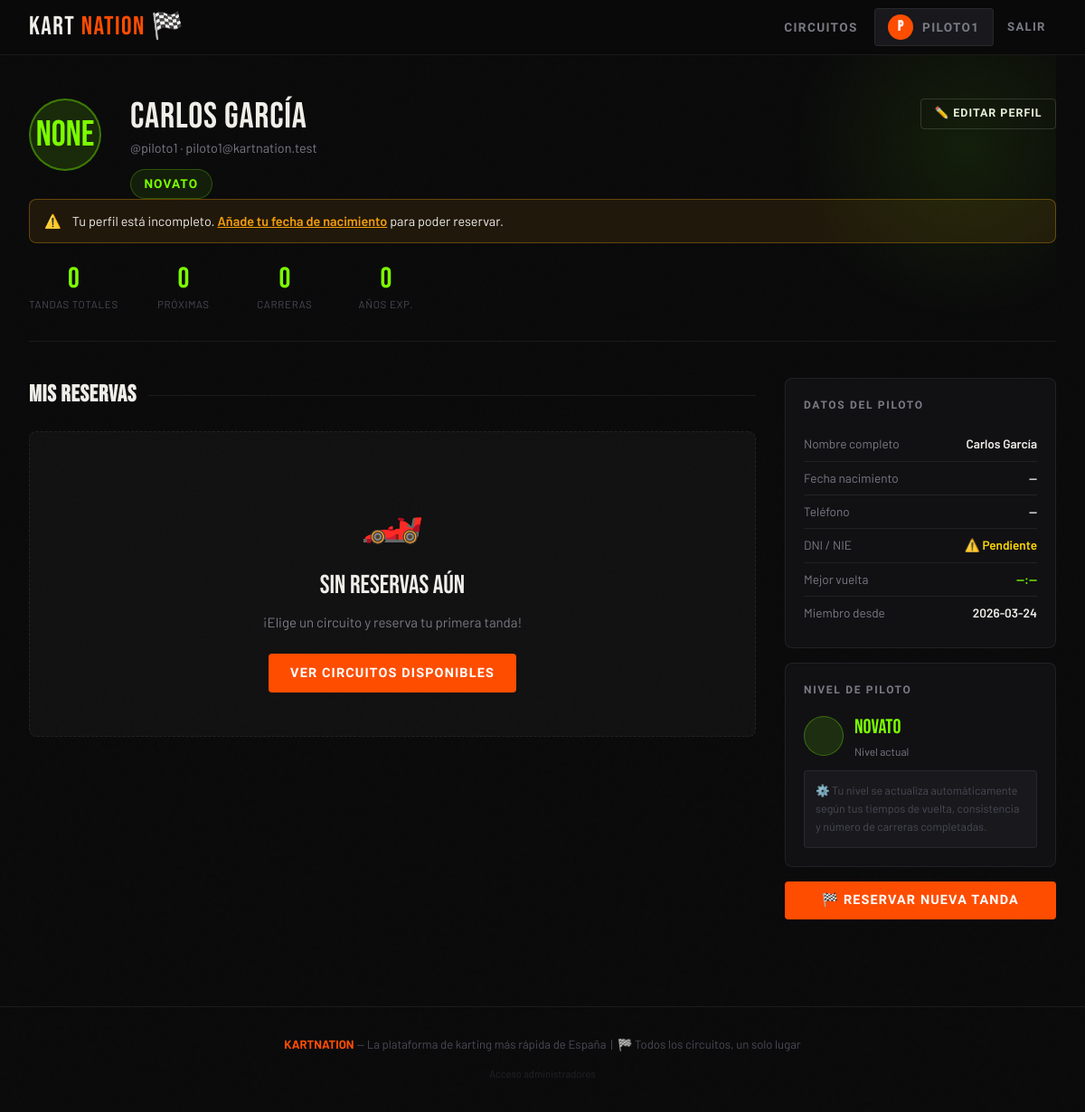
The page /profile (signed in) on the database as committed earlier.
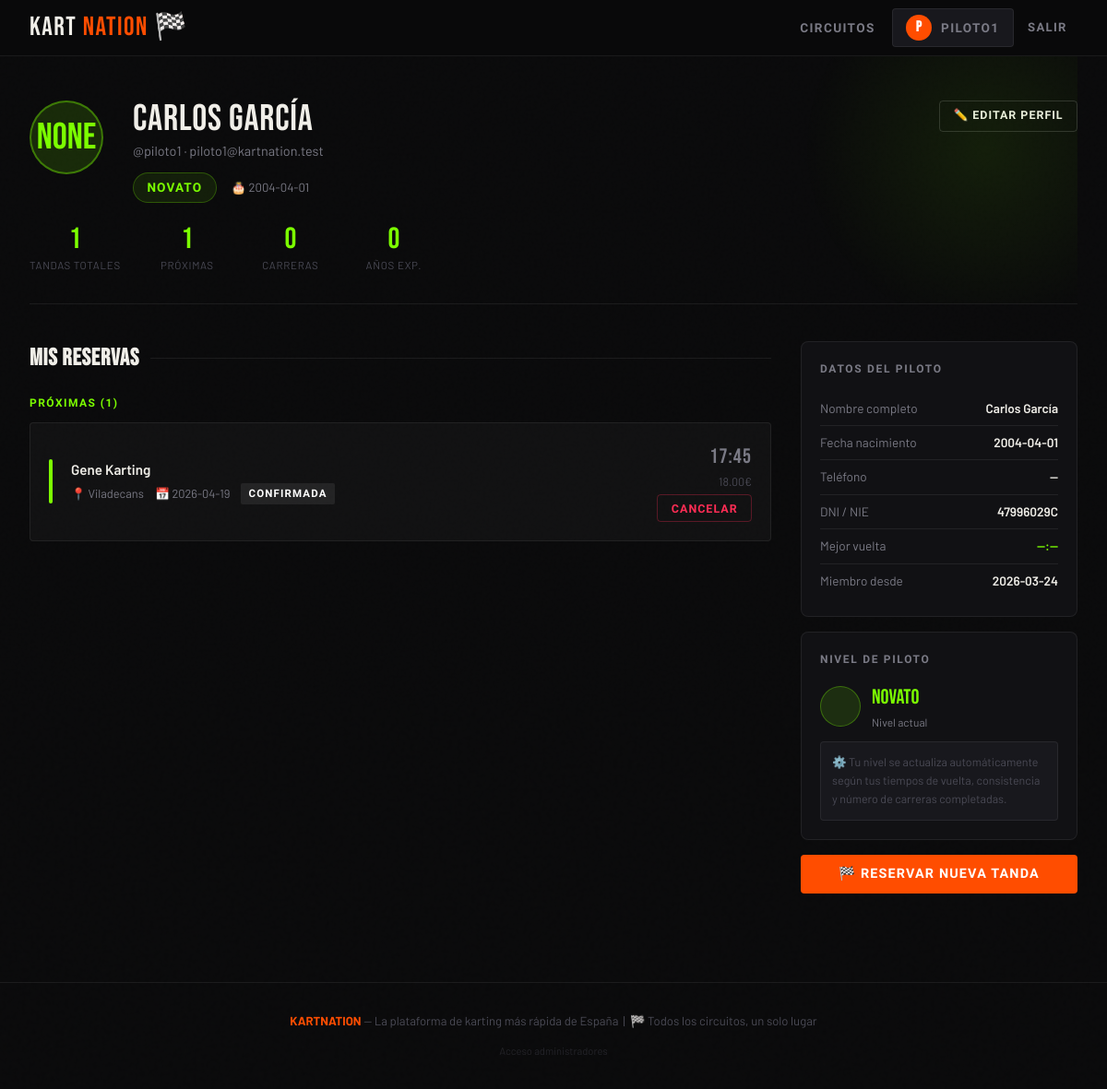
The same page on the database as committed later.
### tables this page shows
CREATE TABLE users (
        id INTEGER PRIMARY KEY AUTOINCREMENT,
        username TEXT UNIQUE NOT NULL,
        email TEXT UNIQUE NOT NULL,
        password_hash TEXT NOT NULL,
        full_name TEXT NOT NULL,
        apellido TEXT DEFAULT '',
        fecha_nacimiento TEXT DEFAULT '',
        teléfono TEXT DEFAULT '',
        dni TEXT DEFAULT '',
        age INTEGER,
        experience_years INTEGER DEFAULT 0,
        karting_level TEXT DEFAULT 'Novato',
        races_completed INTEGER DEFAULT 0,
        best_lap_time TEXT DEFAULT '--:--',
        bio TEXT DEFAULT '',
        avatar_initial TEXT,
        is_admin INTEGER DEFAULT 0,
        created_at TIMESTAMP DEFAULT CURRENT_TIMESTAMP
    , website TEXT, address TEXT, google_id TEXT);

CREATE TABLE bookings (
        id INTEGER PRIMARY KEY AUTOINCREMENT,
        user_id INTEGER NOT NULL,
        circuit_id INTEGER NOT NULL,
        kart_type_id INTEGER,
        booking_date TEXT NOT NULL,
        time_slot TEXT NOT NULL,
        status TEXT DEFAULT 'confirmed',
        created_at TIMESTAMP DEFAULT CURRENT_TIMESTAMP,
        FOREIGN KEY (user_id) REFERENCES users(id),
        FOREIGN KEY (circuit_id) REFERENCES circuits(id),
        FOREIGN KEY (kart_type_id) REFERENCES kart_types(id),
        UNIQUE(user_id, circuit_id, booking_date, time_slot)
    );

CREATE TABLE circuits (
        id INTEGER PRIMARY KEY AUTOINCREMENT,
        name TEXT NOT NULL,
        location TEXT NOT NULL,
        lat REAL DEFAULT 0.0,
        lng REAL DEFAULT 0.0,
        address TEXT DEFAULT '',
        description TEXT,
        long_description TEXT,
        length_m INTEGER,
        max_speed_kmh INTEGER,
        track_type TEXT,
        difficulty TEXT,
        max_per_session INTEGER DEFAULT 12,
        price_per_session REAL DEFAULT 25.0,
        color TEXT DEFAULT '#FF4D00',
        emoji TEXT DEFAULT '🏁',
        website TEXT DEFAULT ''
    , is_admin INTEGER DEFAULT 0, kart_mix_policy TEXT DEFAULT 'all');

### app.py (the view)
@app.route('/profile')
@login_required
def profile():
    conn = get_db()
    user = conn.execute('SELECT * FROM users WHERE id=?',(session['user_id'],)).fetchone()
    bookings = conn.execute('''SELECT b.*, c.name as circuit_name, c.location, c.color, c.emoji, c.price_per_session,
        kt.name as kart_name
        FROM bookings b JOIN circuits c ON b.circuit_id=c.id
        LEFT JOIN kart_types kt ON b.kart_type_id=kt.id
        WHERE b.user_id=? ORDER BY b.booking_date DESC, b.time_slot DESC''',(session['user_id'],)).fetchall()
    conn.close()
    level_info = get_karting_level_info(user['karting_level'])
    today = date.today().isoformat()
    return render_template('profile.html', user=user, bookings=bookings, level_info=level_info, today=today)

### app.py (called while the page is built)
def get_db():
    conn = sqlite3.connect(DB_PATH)
    conn.row_factory = sqlite3.Row
    return conn

def login_required(f):
    @wraps(f)
    def d(*a,**kw):
        if 'user_id' not in session:
            flash('Debes iniciar sesión para continuar.','warning')
            return redirect(url_for('login'))
        return f(*a,**kw)
    return d

def get_karting_level_info(level):
    levels = {
        'Novato':     {'color':'#7CFF00','order':1,'icon':'🟢'},
        'Intermedio': {'color':'#FFD700','order':2,'icon':'🟡'},
        'Avanzado':   {'color':'#FF8C00','order':3,'icon':'🟠'},
        'Experto':    {'color':'#FF2D55','order':4,'icon':'🔴'},
    }
    return levels.get(level, levels['Novato'])

### templates/profile.html (shortened to what this page needs)
{% extends 'base.html' %}
{% block content %}
<div class="container">
    <section class="profile-header">
        <div class="profile-main">
            <div class="profile-avatar">{{ user.avatar_initial }}</div>
            <div style="flex:1;">
                <div class="profile-name">{{ user.full_name }} {{ user.apellido or '' }}</div>
                <div class="profile-username">@{{ user.username }} · {{ user.email }}</div>
                <div style="display:flex;align-items:center;gap:1rem;flex-wrap:wrap;margin-top:0.5rem;">
                    <div class="profile-level-pill">
                        {{ user.karting_level }}
                    </div>
                    {% if user.fecha_nacimiento %}
                    <span style="font-size:0.82rem;color:var(--text-muted);">🎂 {{ user.fecha_nacimiento }}</span>
                    {% endif %}
                </div>
            </div>
            <a href="{{ url_for('profile_edit') }}" class="btn btn-secondary btn-sm" style="align-self:flex-start;white-space:nowrap;">
                ✏️ Editar perfil
            </a>
        </div>
        {% if not user.fecha_nacimiento %}
        <div style="background:#f59e0b18;border:1px solid #f59e0b55;border-radius:8px;padding:0.75rem 1rem;margin-bottom:1.5rem;display:flex;align-items:center;gap:0.75rem;">
            <span>⚠️</span>
            <span style="font-size:0.9rem;">Tu perfil está incompleto. <a href="{{ url_for('profile_edit') }}" style="color:#f59e0b;font-weight:600;">Añade tu fecha de nacimiento</a> para poder reservar.</span>
        </div>
        {% endif %}
        <div class="profile-stats-bar">
            <div class="pstat">
                <div class="pstat-val">{{ bookings|length }}</div>
                <div class="pstat-label">Tandas totales</div>
            </div>
            <div class="pstat">
                <div class="pstat-val">{{ bookings|selectattr('booking_date', 'ge', today)|list|length }}</div>
                <div class="pstat-label">Próximas</div>
            </div>
            <div class="pstat">
                <div class="pstat-val">{{ user.races_completed }}</div>
                <div class="pstat-label">Carreras</div>
            </div>
            <div class="pstat">
                <div class="pstat-val">{{ user.experience_years or 0 }}</div>
                <div class="pstat-label">Años exp.</div>
            </div>
        </div>
    </section>
    <div class="profile-layout">
        <div>
            <h2 class="section-title">Mis reservas</h2>
            {% set upcoming = bookings|selectattr('booking_date', 'ge', today)|list %}
            {% set past = bookings|selectattr('booking_date', 'lt', today)|list %}
            {% if bookings %}
                {% if upcoming %}
                <div style="font-family:'Barlow Condensed',sans-serif;font-size:0.75rem;font-weight:700;letter-spacing:0.12em;text-transform:uppercase;color:var(--green);margin-bottom:0.75rem;">
                    Próximas ({{ upcoming|length }})
                </div>
                {% for booking in upcoming %}
                <div class="booking-card">
                    <div class="booking-circuit-dot" style="background:var(--green);"></div>
                    <div class="booking-info">
                        <div class="booking-circuit-name">{{ booking.circuit_name }}</div>
                        <div class="booking-meta">
                            <span>📍 {{ booking.location }}</span>
                            <span>📅 {{ booking.booking_date }}</span>
                            <span class="booking-status status-confirmed">Confirmada</span>
                        </div>
                    </div>
                    <div style="text-align:right;">
                        <div class="booking-time-badge">{{ booking.time_slot }}</div>
                        <div style="font-size:0.78rem;color:var(--text-dim);margin-bottom:0.3rem;">{{ "%.2f"|format(booking.price_per_session) }}€</div>
                        <form method="POST" action="{{ url_for('cancel_booking', booking_id=booking.id) }}"
                              onsubmit="return confirm('¿Cancelar esta reserva?')">
                            <button type="submit" class="btn btn-danger btn-sm">Cancelar</button>
                        </form>
                    </div>
                </div>
                {% endfor %}
                {% endif %}
            {% else %}
            <div class="empty-state">
                <div class="empty-icon">🏎️</div>
                <div style="font-family:'Bebas Neue',sans-serif;font-size:1.8rem;margin-bottom:0.5rem;">Sin reservas aún</div>
                <p style="color:var(--text-muted);margin-bottom:1.5rem;">¡Elige un circuito y reserva tu primera tanda!</p>
                <a href="{{ url_for('index') }}" class="btn btn-primary">Ver circuitos disponibles</a>
            </div>
            {% endif %}
        </div>
        <div>
            <div class="info-sidebar-card">
                <div class="info-sidebar-title">Datos del piloto</div>
                <div class="info-row">
                    <span class="info-row-label">Nombre completo</span>
                    <span class="info-row-val">{{ user.full_name }} {{ user.apellido or '' }}</span>
                </div>
                <div class="info-row">
                    <span class="info-row-label">Fecha nacimiento</span>
                    <span class="info-row-val">{{ user.fecha_nacimiento or '—' }}</span>
                </div>
                <div class="info-row">
                    <span class="info-row-label">Teléfono</span>
                    <span class="info-row-val">{{ user.teléfono or '—' }}</span>
                </div>
                <div class="info-row">
                    <span class="info-row-label">DNI / NIE</span>
                    <span class="info-row-val" style="{% if not user.dni %}color:var(--accent2);{% endif %}">
                        {% if user.dni %}{{ user.dni }}{% else %}⚠️ Pendiente{% endif %}
                    </span>
                </div>
                <div class="info-row">
                    <span class="info-row-label">Mejor vuelta</span>
                    <span class="info-row-val" style="color:{{ level_info.color }};">{{ user.best_lap_time }}</span>
                </div>
                <div class="info-row">
                    <span class="info-row-label">Miembro desde</span>
                    <span class="info-row-val">{{ user.created_at[:10] }}</span>
                </div>
            </div>
            <div class="info-sidebar-card">
                <div class="info-sidebar-title">Nivel de piloto</div>
                <div style="display:flex;align-items:center;gap:0.75rem;margin-bottom:0.75rem;">
                    <div style="width:44px;height:44px;border-radius:50%;background:{{ level_info.color }}20;border:1.5px solid {{ level_info.color }}50;display:flex;align-items:center;justify-content:center;font-size:1.4rem;">
                                            </div>
                    <div>
                        <div style="font-family:'Bebas Neue',sans-serif;font-size:1.4rem;color:{{ level_info.color }};">{{ user.karting_level }}</div>
                        <div style="font-size:0.75rem;color:var(--text-muted);">Nivel actual</div>
                    </div>
                </div>
                <div style="font-size:0.78rem;color:var(--text-dim);line-height:1.6;background:var(--bg3);border-radius:var(--radius);padding:0.75rem;border:1px solid var(--border);">
                    ⚙️ Tu nivel se actualiza automáticamente según tus tiempos de vuelta, consistencia y número de carreras completadas.
                </div>
            </div>
            <a href="{{ url_for('index') }}" class="btn btn-primary btn-full">
                🏁 Reservar nueva tanda
            </a>
        </div>
    </div>
</div>
{% endblock %}

### templates/base.html (shortened to what this page needs)
<!DOCTYPE html>
<html lang="es">
<head>
</head>
<body>
<nav>
    <div class="nav-inner">
        <a href="{{ url_for('index') }}" class="logo">KART<span>NATION</span> 🏁</a>
        <div class="nav-links">
            <a href="{{ url_for('circuitos') }}">Circuitos</a>
            {% if session.get('user_id') %}
                <a href="{{ url_for('profile') }}" class="avatar-chip">
                    <div class="avatar-dot">{{ session.get('username', 'U')[0].upper() }}</div>
                    {{ session.get('username') }}
                </a>
                <a href="{{ url_for('logout') }}" style="color:var(--text-muted);font-size:0.82rem;padding:0.4rem 0.7rem;">Salir</a>
            {% else %}
                <a href="{{ url_for('login') }}">Entrar</a>
                <a href="{{ url_for('register') }}" class="btn-nav">Únete</a>
            {% endif %}
        </div>
    </div>
</nav>
{% block content %}{% endblock %}
<footer>
    <strong>KARTNATION</strong> — La plataforma de karting más rápida de España &nbsp;|&nbsp; 🏁 Todos los circuitos, un solo lugar
    <div style="margin-top:0.75rem;">
        <a href="{{ url_for('admin_login') }}" style="font-size:0.7rem;color:var(--text-dim);text-decoration:none;opacity:0.4;transition:opacity 0.2s;"
           onmouseover="this.style.opacity='1'" onmouseout="this.style.opacity='0.4'">
            Acceso administradores
        </a>
    </div>
</footer>
</body>
</html>

### templates/base.html (style rules this page uses)
:root { --bg: #0A0A0B; --bg2: #111114; --bg3: #18181D; --border: rgba(255,255,255,0.07); --border-bright: rgba(255,255,255,0.15); --accent: #FF4D00; --accent2: #FFD700; --accent3: #00C4FF; --text: #F0EEE8; --text-muted: #7A7A85; --text-dim: #4A4A55; --green: #7CFF00; --red: #FF2D55; --card-bg: rgba(255,255,255,0.03); --card-hover: rgba(255,255,255,0.06); --radius: 4px; --radius-lg: 8px; }
*, *::before, *::after { box-sizing: border-box; margin: 0; padding: 0; }
html { scroll-behavior: smooth; }
body { font-family: 'Barlow', sans-serif; background: var(--bg); color: var(--text); min-height: 100vh; line-height: 1.5; font-size: 15px; }
body::before { content: ''; position: fixed; inset: 0; pointer-events: none; z-index: 0; opacity: 0.4; }
nav { position: sticky; top: 0; z-index: 100; background: rgba(10,10,11,0.92); backdrop-filter: blur(20px); border-bottom: 1px solid var(--border); padding: 0 2rem; }
.nav-inner { max-width: 1280px; margin: 0 auto; display: flex; align-items: center; height: 60px; gap: 2rem; }
.logo { font-family: 'Bebas Neue', sans-serif; font-size: 1.8rem; letter-spacing: 0.05em; color: var(--text); text-decoration: none; display: flex; align-items: center; gap: 0.4rem; }
.logo span { color: var(--accent); }
.nav-links { display: flex; align-items: center; gap: 0.25rem; margin-left: auto; }
.nav-links a { font-family: 'Barlow Condensed', sans-serif; font-weight: 600; font-size: 0.85rem; letter-spacing: 0.1em; text-transform: uppercase; color: var(--text-muted); text-decoration: none; padding: 0.4rem 0.9rem; border-radius: var(--radius); transition: color 0.2s, background 0.2s; }
.avatar-chip { display: flex; align-items: center; gap: 0.6rem; background: var(--bg3); border: 1px solid var(--border); border-radius: 50px; padding: 0.3rem 0.9rem 0.3rem 0.3rem; font-size: 0.82rem; font-weight: 600; color: var(--text); text-decoration: none; transition: border-color 0.2s; }
.avatar-dot { width: 28px; height: 28px; border-radius: 50%; background: var(--accent); display: flex; align-items: center; justify-content: center; font-family: 'Bebas Neue', sans-serif; font-size: 1rem; color: #fff; }
.container { max-width: 1280px; margin: 0 auto; padding: 0 2rem; position: relative; z-index: 1; }
.btn { display: inline-flex; align-items: center; gap: 0.5rem; font-family: 'Barlow Condensed', sans-serif; font-weight: 700; font-size: 0.9rem; letter-spacing: 0.08em; text-transform: uppercase; padding: 0.65rem 1.5rem; border-radius: var(--radius); border: none; cursor: pointer; text-decoration: none; transition: all 0.2s; }
.btn-primary { background: var(--accent); color: #fff; }
.btn-secondary { background: transparent; color: var(--text); border: 1px solid var(--border-bright); }
.btn-danger { background: transparent; color: var(--red); border: 1px solid rgba(255,45,85,0.3); }
.btn-sm { padding: 0.4rem 0.9rem; font-size: 0.78rem; }
.btn-full { width: 100%; justify-content: center; }
footer { margin-top: 6rem; border-top: 1px solid var(--border); padding: 2rem; text-align: center; color: var(--text-dim); font-size: 0.82rem; }
footer strong { color: var(--accent); }

Rows that differ between the two databases and show on the page:
changed users "Carlos": fecha_nacimiento (not shown) → "2004-04-01"; fecha_nacimiento "—" → "2004-04-01"; dni (not shown) → "47996029C"
added bookings: circuit_name "Gene Karting", location "Viladecans", booking_date "2026-04-19", time_slot "17:45"
now on this page (row unchanged): circuits: price_per_session "18.00"
Other text that changed with them:
{{ bookings|length }}: "0" → "1"
{{ bookings|selectattr('booking_date', 'ge', today)|list|length }}: "0" → "1"
{{ upcoming|length }}: (not shown) → "1"
text no longer shown: "⚠️ Tu perfil está incompleto. Añade tu fecha de nacimiento para poder reservar. 🏎️ Sin reservas aún ¡Elige un circuito y reserva tu primera tanda! VER CIRCUITOS DISPONIBLES ⚠️ Pendiente"
text now shown: "🎂 PRÓXIMAS ( )"
